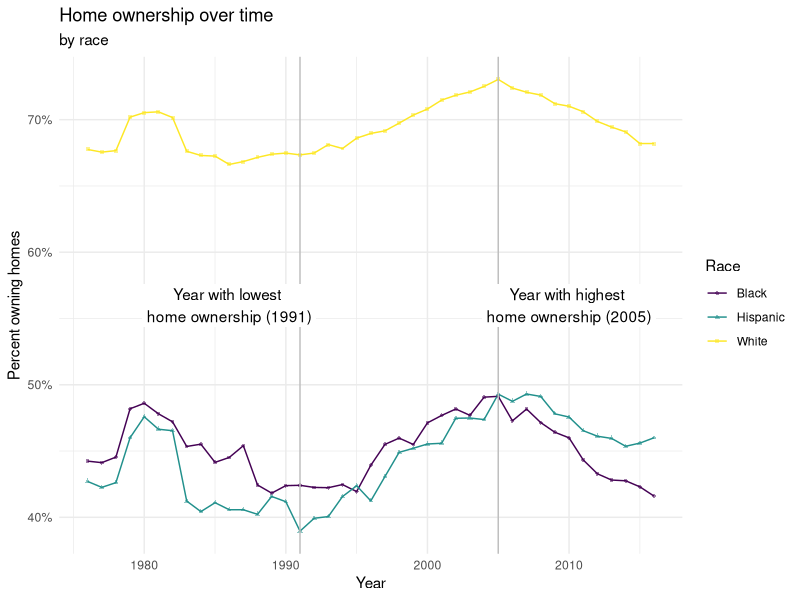

Write R code to recreate this figure.
## ---- chunk 1
knitr::opts_chunk$set(echo = TRUE)
## ---- chunk 2
library(tidyverse)
library(viridis)
# library(gganimate)
## ---- chunk 3
income_mean <- read.csv(file = "../data/income_mean.csv")
home_owner <- read_csv(file = "../data/home_owner.csv")
## ---- chunk 4
lowest_year <- home_owner %>%
  group_by(year) %>%
  summarize(mean_pct_unweighted = mean(home_owner_pct)) %>%
  arrange(mean_pct_unweighted) %>%
  slice(1) %>%
  pull(year)
highest_year <- home_owner %>%
  group_by(year) %>%
  summarize(mean_pct_unweighted = mean(home_owner_pct)) %>%
  arrange(desc(mean_pct_unweighted)) %>%
  slice(1) %>%
  pull(year)  
## ---- chunk 5
home_owner %>%
  ggplot(
    aes(x = year, y = home_owner_pct, color = race, shape = race)
  ) +
  geom_line() +
  geom_point(alpha = 0.5, size = 1) +
  geom_vline(aes(xintercept = lowest_year), color = "grey") +
  geom_vline(aes(xintercept = highest_year), color = "grey") +
  geom_label(x = lowest_year - 5, y = 0.56, 
            label = paste0("Year with lowest \nhome ownership (", lowest_year, ")"), 
            color = "black",
            label.size = NA) +
    geom_label(x = highest_year + 5, y = 0.56, 
            label = paste0("Year with highest \nhome ownership (", highest_year, ")"), 
            color = "black",
            label.size = NA) +
  # gganimate::transition_reveal(year) +
  scale_color_viridis_d() +
  labs(
    x = "Year",
    y = "Percent owning homes",
    color = "Race",
    shape = "Race",
    title = "Home ownership over time",
    subtitle = "by race"
  ) +
  theme_minimal() +
  scale_y_continuous(labels = scales::percent_format(scale = 100))
